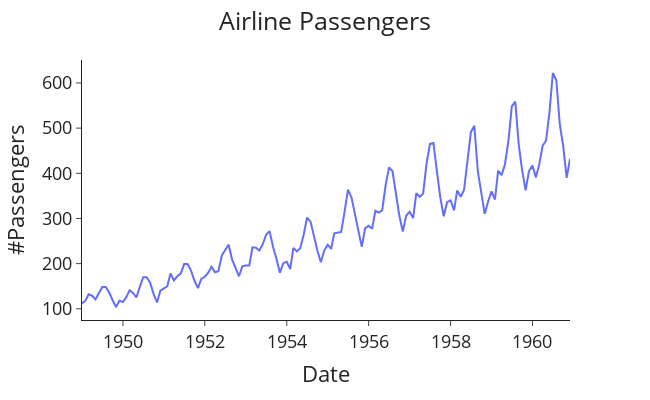

The notebook cell this image was saved under:
### Markdown cell above
Plot passsangers

### Code cell
def plot_passenger_volumes(df: pd.DataFrame,
                           y: str) -> None:
    
    fig = px.line(df, x='Month', y=y, labels = {'Month' : 'Date'})
    fig.update_layout(template="simple_white", font=dict(size=18), title_text="Airline Passengers",
                      width=650, title_x=0.5, height=400)
    
    return fig.show()

plot_passenger_volumes(df=data, y='#Passengers')

### Figure 1 — Plotly figure (JSON) as saved in the notebook; plotly's stock layout.template omitted (floating-point values rounded to 4 significant figures; data arrays with more than 128 entries replaced by an {"elided": "..."} marker saying what was removed)
{"data": [{"hovertemplate": "Date=%{x}<br>#Passengers=%{y}<extra></extra>", "legendgroup": "", "line": {"color": "#636efa", "dash": "solid"}, "marker": {"symbol": "circle"}, "mode": "lines", "name": "", "orientation": "v", "showlegend": false, "type": "scatter", "x": {"elided": "144 str values"}, "xaxis": "x", "y": {"elided": "144 int values"}, "yaxis": "y"}], "layout": {"font": {"size": 18}, "height": 400, "legend": {"tracegroupgap": 0}, "margin": {"t": 60}, "title": {"text": "Airline Passengers", "x": 0.5}, "width": 650, "xaxis": {"anchor": "y", "domain": [0, 1], "title": {"text": "Date"}}, "yaxis": {"anchor": "x", "domain": [0, 1], "title": {"text": "#Passengers"}}}}
